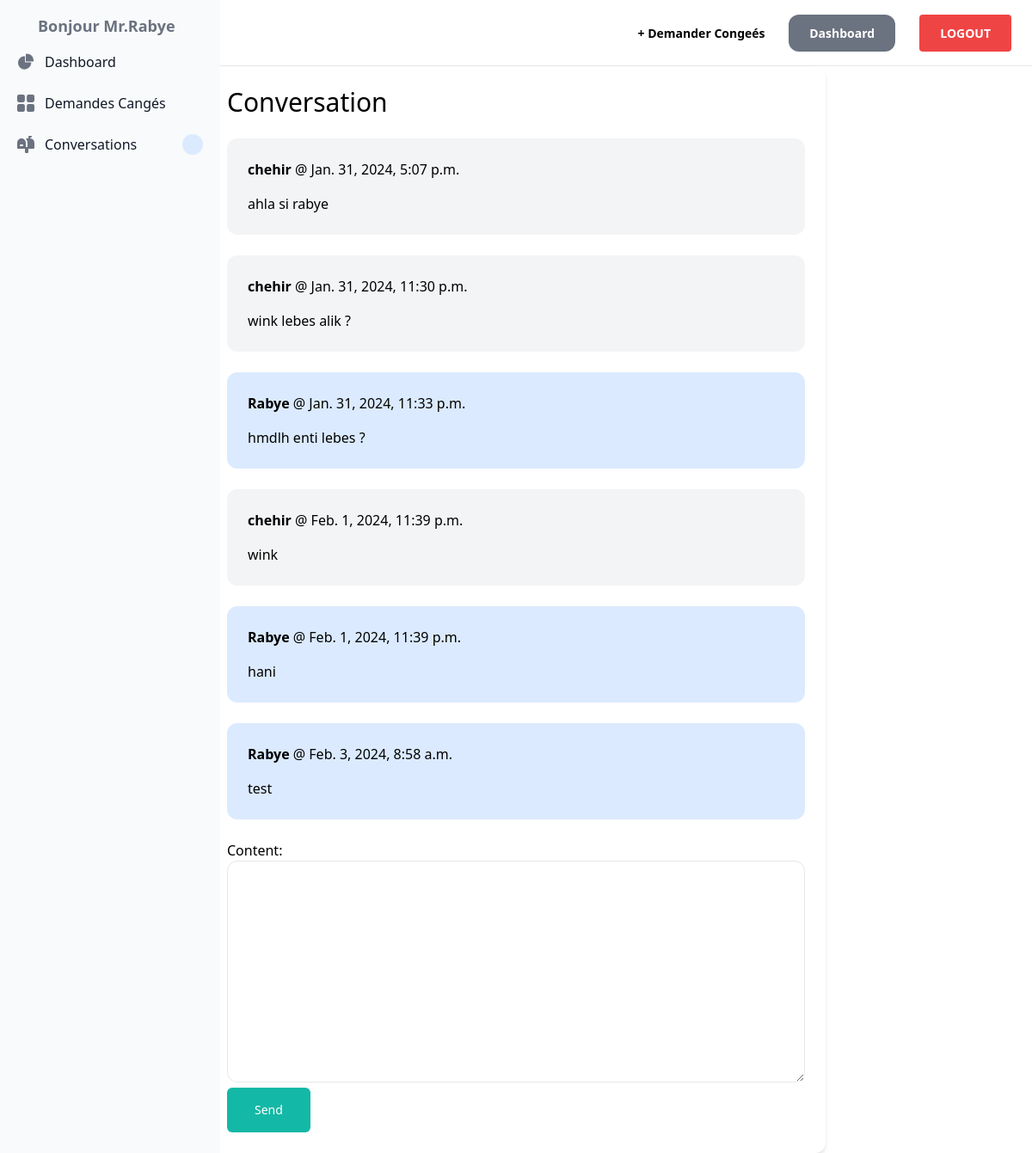
Page /conversations/8/ (signed in) on the committed database.
### conversation/models.py (models this page shows)
class ConversationMessage(models.Model):
    conversation = models.ForeignKey(Conversation, related_name='messages', on_delete=models.CASCADE)
    content = models.TextField()
    created_at = models.DateTimeField(auto_now_add=True)
    created_by = models.ForeignKey(User, related_name='created_messages', on_delete=models.CASCADE)

### conversation/views.py (the view)
# urls.py: path('<int:pk>/', views.detail, name='detail'),
@login_required
def detail(request, pk):
    conversation = Conversation.objects.filter(members__in=[request.user.id]).get(pk=pk)
    if request.method == 'POST':
        form = ConversationMessageForm(request.POST)
        if form.is_valid():
            conversation_message = form.save(commit=False)
            conversation_message.conversation = conversation
            conversation_message.created_by = request.user
            conversation_message.save()
            conversation.save()
            return redirect('conversation:detail', pk=pk)
    else:
        form = ConversationMessageForm()
    return render(request, 'conversation/detail.html', {
        'conversation': conversation,
        'form': form
    })

### conversation/forms.py
class ConversationMessageForm(forms.ModelForm):
    class Meta:
        model = ConversationMessage
        fields = ('content',)
        widgets = {
            'content': forms.Textarea(attrs={
                'class': 'w-full py-2 px-6 rounded-xl border'
            })
        }

### conversation/templates/conversation/detail.html (shortened to what this page needs)
{% extends 'core/base.html' %}
{% block content %}
<div class="w-3/5 mx-auto p-6 rounded-xl  overflow-x-auto shadow-md">
<h1 class="mb-6 text-3xl">Conversation</h1>
<div class="space-y-6">
    {% for message in conversation.messages.all %}
        <div class="p-6 flex {% if message.created_by == request.user %}bg-blue-100{% else %}bg-gray-100{% endif %} rounded-xl">
            <div>
                <p class="mb-4"><strong>{{ message.created_by.username }}</strong> @ {{ message.created_at }}</p>
                <p>{{ message.content }}</p>
            </div>
        </div>
    {% endfor %}
</div>
<form method="post" action="." class="mt-6">
    {{ form.as_p }}
    <button class="py-4 px-8 text-sm bg-teal-500 hover:bg-teal-700 rounded-md text-white">Send</button>
</form>
</div>
{% endblock %}

### core/templates/core/base.html (shortened to what this page needs)
<!DOCTYPE html>
<html lang="en">
<head>
    <script src="https://cdn.tailwindcss.com"></script>
    <link href="https://cdn.jsdelivr.net/npm/tailwindcss@2.2.19/dist/tailwind.min.css" rel="stylesheet">
</head>
<body>
   <nav class="py-6 px-6 flex justify-between items-center border-b border-gray-200">
      <a href="index/" class="text-xl font-semibold">TEST</a>
      <div class="space-x-6">
         {% if request.user.username != 'chehir'  %}
          <a href="{% url 'demandeCongee:d_Congee' request.user.id %}" class="text-sm font-semibold hover:text-green-500" > + Demander Congeés </a>
          {% endif %}
          <a href="{% url 'core:index' %}" class="px-6 py-3 text-sm font-semibold bg-gray-500 text-white rounded-xl hover:bg-gray-700">Dashboard</a>
          <a href="{% url 'core:custom_logout' %}" class="px-6 py-3 text-sm font-semibold bg-red-500 text-white rounded hover:bg-red-700">LOGOUT</a>
      </div>
  </nav>
     <aside id="separator-sidebar" class="fixed top-0 left-0 z-40 w-64 h-screen transition-transform -translate-x-full sm:translate-x-0" aria-label="Sidebar">
        <div class="h-full px-3 py-4 overflow-y-auto bg-gray-50 dark:bg-gray-800">
           <ul class="space-y-2 font-medium">
            <h2 class=" ms-3 text-lg font-bold text-gray-500 hover:text-gray-500 px-5" >Bonjour Mr.{{ request.user }}</h2>
              <li>
                 <a href=" {% url 'core:index' %} " class="flex items-center p-2 text-gray-900 rounded-lg dark:text-white hover:bg-gray-100 dark:hover:bg-gray-700 group">
                    <span class="ms-3">Dashboard</span>
                 </a>
              </li>
              <li>
                 <a href="{% url 'demandeCongee:ListConges' %}" class="flex items-center p-2 text-gray-900 rounded-lg dark:text-white hover:bg-gray-100 dark:hover:bg-gray-700 group">
                    <span class="flex-1 ms-3 whitespace-nowrap">Demandes Cangés</span>
                 </a>
              </li>
              <li>
               <a href="{% url 'conversation:conver' %}" class="flex items-center p-2 text-gray-900 rounded-lg dark:text-white hover:bg-gray-100 dark:hover:bg-gray-700 group">
                  <span class="flex-1 ms-3 whitespace-nowrap">Conversations</span>
                  <span class="inline-flex items-center justify-center w-3 h-3 p-3 ms-3 text-sm font-medium text-blue-800 bg-blue-100 rounded-full dark:bg-blue-900 dark:text-blue-300">{{convcounts.count}}</span>
               </a>
            </li>
           </ul>
        </div>
     </aside>
        {% block content %}
        {% endblock %}
  </body>
</html>

### rows in the picture
ConversationMessage: created_by.username "chehir", created_at "Jan. 31, 2024, 5:07 p.m.", content "ahla si rabye"
ConversationMessage: created_by.username "chehir", created_at "Jan. 31, 2024, 11:30 p.m.", content "wink lebes alik ?"
ConversationMessage: created_by.username "Rabye", created_at "Jan. 31, 2024, 11:33 p.m.", content "hmdlh enti lebes ?"
ConversationMessage: created_by.username "chehir", created_at "Feb. 1, 2024, 11:39 p.m.", content "wink"
ConversationMessage: created_by.username "Rabye", created_at "Feb. 1, 2024, 11:39 p.m.", content "hani"
ConversationMessage: created_by.username "Rabye", created_at "Feb. 3, 2024, 8:58 a.m.", content "test"

### other values in the picture
{{ request.user }} "Rabye"
